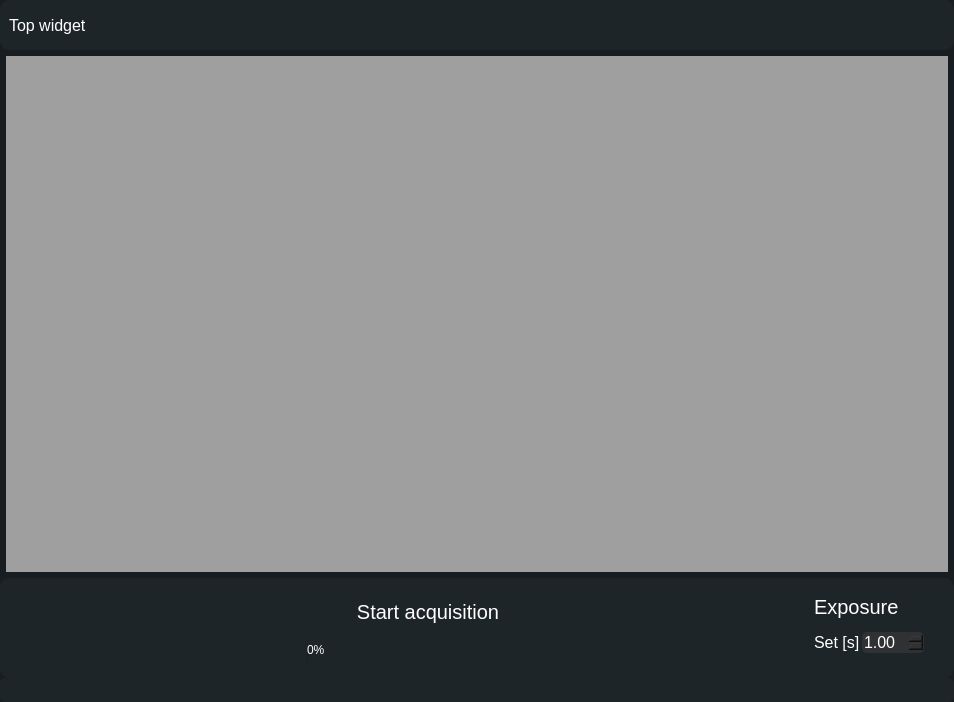
<?xml version="1.0" encoding="UTF-8"?>
<ui version="4.0">
 <class>MainWindow</class>
 <widget class="QMainWindow" name="MainWindow">
  <property name="geometry">
   <rect>
    <x>0</x>
    <y>0</y>
    <width>954</width>
    <height>702</height>
   </rect>
  </property>
  <property name="windowTitle">
   <string>MainWindow</string>
  </property>
  <property name="styleSheet">
   <string notr="true">#MainWindow{
	background-color:  #171D20;
	/*background-color:  #040f13;*/
}

QWidget{
	background: #1E2529;
	/*background-color:  #171D20;*/
	border: 0px;
	padding: 0px;
	color: #ffffff;
	border-radius: 5px;
}
/*
QPushButton{}
*{
	border-style: none;
	background-color: #1E2529;
	padding: 10px;
	background: #FF0000;
	border-radius: 5px;
   /*somehow this controls the color of text in the top and bottom widget. I have no idea how.*/
	/*color: #ffffff;
}*/

QPushButton{
	border-style: none;
	/* background-color: transparent; */
	background-color: #1E2529;
	padding: 10px;
	/* background: #1E2529;*/
	background: #1E2529;
	border-radius: 5px;
   /*somehow this controls the color of text in the top and bottom widget. I have no idea how.*/
	color: #ffffff;
}

QPushButton::hover{
	border-style: none;
	/* background-color: transparent; */
	background-color: #1E2529;
	padding: 10px;
	/* background: #1E2529;*/
	background: #2F3133;
	border-radius: 5px;
   /*somehow this controls the color of text in the top and bottom widget. I have no idea how.*/
	color: #ffffff;
}

QMdiSubWindow{							
	/*background-color: #2F3133;*/
	background-color: #1E2529;
	border-style: solid;
	/*border: 5px;*/
	/*border-top: -20px;*/
	/*margin-right: 10px;
	margin-left: 10px;
	margin-bottom: 10px;
	margin-top: 10px;*/
	/*padding-top: -20px;*/
  	/*padding-right: 3px;*/
  	/*padding-bottom: 3px;*/
  	/*padding-left: 3px;*/
}

QTabWidget {
	/* This determines the color behind the QWidget in the MDA tab. Mostly visible through rounded corners.*/
	background-color: #1E2529;
	background: #1E2529;
	/*border: 5px #FF0000;
	margin: 5px #FF0000;*/
}

QTabWidget::pane {
	/*background-color: #1E2529;
	background: #1E2529;
	border: 5px #1E2529;
	border: 5px #00ff00;
	margin: 5px;*/
}	

QTabBar {
	background-color: #1E2529;
	width: 100%; 
}

QTabBar::tab {
        /*background: #1E2529;*/
		background: #171D20;
        padding: 10px;
        /*border-top-radius: 10px;*/
		border-top-left-radius: 10px;
		border-top-right-radius: 10px;
		/*border: 5px #1E2529;*/
    }

QTabBar::tab:selected {
        /*background: #2F3133;*/
		background: #1E2529;
       	/*border-top-radius: 10px;*/
		border-top-left-radius: 10px;
		border-top-right-radius: 10px;
		border-bottom-left-radius: 0px;
		border-bottom-right-radius: 0px;
    }

QTableWidget{
	border: 0px solid;
	background-color: #2F3133;
	/*padding: 10px;*/
	/*background-color: #040f13;*/
	border-radius: 5px;
	color: #2F3133;				/* Text color */
}

/* Horizontal header in QTableWidget */
QHeaderView::section:horizontal {
	background-color: #2F3133;	/* Background color */
	color: white;               				/* Text color */
}
/* Vertical header in QTableWidget*/
QHeaderView::section:vertical {
	background-color: #2F3133;	/* Background color */
	color: white;               				/* Text color */
}

/* Corner button in QTableWidget */
QTableCornerButton::section {
    background-color: #2F3133;  /* Background color */
   /* border: 1px solid #dcdcdc;*/  /* Border */
}

QMdiArea{										
	/*qproperty-background: transparent;	*/
    /*qproperty-background: #171D20;*/
	qproperty-background: #1E2529;
	/*border-radius: 10px;*/
	/*	color: #171D20;	*/
	background-color:  #1E2529;
	/*background-color: #040f13;*/
	/*border-radius: 20px;*/
	/*border-radius: 5px;*/
}
QLineEdit{
	background-color: #2F3133;
}
QSpinBox{
	background-color: #2F3133;
}
QDoubleSpinBox{
	background-color: #2F3133;
}
QComboBox{
	background-color: #2F3133;
}

/*
#leftBarWidget{
	background-color: #171D20;
	border-radius: 10px;
}*/

#mainWidget{
    background-color: #171D20;
	/*background-color:  #221f1f;*/
	/*background-color: #040f13;*/
	border-radius: 20px;
	color: #ffffff;
	padding-left: 5px;
	margin-left: 5px;
}

#letfIconSet{
	background-color: #171D20;
	/*background-color: #071e26;*/
	border-radius: 10px;
}
#mainSection{
	background-color: #171D20;
	/*background-color: #071e26;*/
	border-radius: 10px;
}
#rightBar{
	background-color: #171D20;
	/*background-color: #071e26;*/
	border-radius: 10px;
}
#rightIconSet{
	background-color: #1E2529;
	/*background-color: #071e26;*/
	border-radius: 10px;
}
#topWidget{
	background-color: #1E2529;
	border-radius: 10px;
}
#bottomWidget{
	background-color: #1E2529;
	/*background-color: #071e26;*/
	border-radius: 10px;
}
#leftBarWidget{
	background-color: #1E2529;
	/*background-color: #071e26;*/
	border-radius: 10px;
}
#middleWidget{
	background-color: #1E2529;
	border-radius: 10px;
}
#leftWidget{
/* This widget is actually mimicking background for the two left side widgets that are loaded into it*/
	background-color: #171D20;
	border-radius: 10px;
}
#rightWidget{
	background-color: #1E2529;
	border-radius: 10px;
}
#centerWidget{
	background-color: #171D20;
	border-radius: 10px;
	margin: 5px;
}
/*
#tab{
	background: #FF0000;
}

#tabLayouy{
	background: #FF0000;
}

#tabContainer{
	background: #FF0000;
}
mainPlotSubWindow{
	background: #FF0000;
}*/</string>
  </property>
  <widget class="QWidget" name="mainWidget">
   <property name="styleSheet">
    <string notr="true"/>
   </property>
   <layout class="QVBoxLayout" name="verticalLayout">
    <property name="leftMargin">
     <number>0</number>
    </property>
    <property name="topMargin">
     <number>0</number>
    </property>
    <property name="rightMargin">
     <number>0</number>
    </property>
    <property name="bottomMargin">
     <number>0</number>
    </property>
    <item alignment="Qt::AlignTop">
     <widget class="QWidget" name="topWidget" native="true">
      <property name="minimumSize">
       <size>
        <width>0</width>
        <height>50</height>
       </size>
      </property>
      <property name="maximumSize">
       <size>
        <width>16777215</width>
        <height>50</height>
       </size>
      </property>
      <layout class="QHBoxLayout" name="horizontalLayout_3">
       <item>
        <widget class="QLabel" name="label_7">
         <property name="font">
          <font>
           <pointsize>12</pointsize>
          </font>
         </property>
         <property name="text">
          <string>Top widget</string>
         </property>
        </widget>
       </item>
      </layout>
     </widget>
    </item>
    <item>
     <widget class="QWidget" name="centerWidget" native="true">
      <property name="sizePolicy">
       <sizepolicy hsizetype="Preferred" vsizetype="Preferred">
        <horstretch>0</horstretch>
        <verstretch>0</verstretch>
       </sizepolicy>
      </property>
      <layout class="QHBoxLayout" name="horizontalLayout">
       <property name="leftMargin">
        <number>0</number>
       </property>
       <property name="topMargin">
        <number>0</number>
       </property>
       <property name="rightMargin">
        <number>0</number>
       </property>
       <property name="bottomMargin">
        <number>0</number>
       </property>
       <item>
        <widget class="QWidget" name="leftWidget" native="true">
         <property name="sizePolicy">
          <sizepolicy hsizetype="Maximum" vsizetype="Preferred">
           <horstretch>0</horstretch>
           <verstretch>0</verstretch>
          </sizepolicy>
         </property>
         <property name="maximumSize">
          <size>
           <width>16777215</width>
           <height>16777215</height>
          </size>
         </property>
        </widget>
       </item>
       <item>
        <widget class="QWidget" name="middleWidget" native="true">
         <property name="sizePolicy">
          <sizepolicy hsizetype="Expanding" vsizetype="Preferred">
           <horstretch>0</horstretch>
           <verstretch>0</verstretch>
          </sizepolicy>
         </property>
         <layout class="QVBoxLayout" name="verticalLayout_2">
          <property name="spacing">
           <number>0</number>
          </property>
          <property name="leftMargin">
           <number>0</number>
          </property>
          <property name="topMargin">
           <number>0</number>
          </property>
          <property name="rightMargin">
           <number>0</number>
          </property>
          <property name="bottomMargin">
           <number>0</number>
          </property>
          <item>
           <widget class="QFrame" name="middleWidgetMainFrame">
            <property name="frameShape">
             <enum>QFrame::StyledPanel</enum>
            </property>
            <property name="frameShadow">
             <enum>QFrame::Raised</enum>
            </property>
            <layout class="QVBoxLayout" name="verticalLayout_3">
             <property name="spacing">
              <number>0</number>
             </property>
             <property name="leftMargin">
              <number>0</number>
             </property>
             <property name="topMargin">
              <number>0</number>
             </property>
             <property name="rightMargin">
              <number>0</number>
             </property>
             <property name="bottomMargin">
              <number>0</number>
             </property>
             <item>
              <widget class="QMdiArea" name="mainCanvasMdi">
               <property name="sizePolicy">
                <sizepolicy hsizetype="Expanding" vsizetype="Expanding">
                 <horstretch>0</horstretch>
                 <verstretch>0</verstretch>
                </sizepolicy>
               </property>
               <property name="styleSheet">
                <string notr="true"/>
               </property>
               <widget class="QWidget" name="subwindow">
                <property name="windowTitle">
                 <string>Undervindue</string>
                </property>
               </widget>
              </widget>
             </item>
            </layout>
           </widget>
          </item>
         </layout>
        </widget>
       </item>
       <item>
        <widget class="QWidget" name="rightWidget" native="true"/>
       </item>
      </layout>
     </widget>
    </item>
    <item alignment="Qt::AlignBottom">
     <widget class="QWidget" name="bottomWidget" native="true">
      <property name="minimumSize">
       <size>
        <width>0</width>
        <height>100</height>
       </size>
      </property>
      <property name="maximumSize">
       <size>
        <width>16777215</width>
        <height>50</height>
       </size>
      </property>
      <layout class="QHBoxLayout" name="horizontalLayout_2">
       <property name="spacing">
        <number>2</number>
       </property>
       <property name="leftMargin">
        <number>10</number>
       </property>
       <property name="topMargin">
        <number>5</number>
       </property>
       <property name="rightMargin">
        <number>10</number>
       </property>
       <property name="bottomMargin">
        <number>5</number>
       </property>
       <item>
        <widget class="QPushButton" name="tileMdiAreaBtn">
         <property name="text">
          <string/>
         </property>
         <property name="icon">
          <iconset resource="icons.qrc">
           <normaloff>:/icons/feather/grid.svg</normaloff>:/icons/feather/grid.svg</iconset>
         </property>
         <property name="iconSize">
          <size>
           <width>40</width>
           <height>40</height>
          </size>
         </property>
        </widget>
       </item>
       <item>
        <spacer name="horizontalSpacer_4">
         <property name="orientation">
          <enum>Qt::Horizontal</enum>
         </property>
         <property name="sizeHint" stdset="0">
          <size>
           <width>40</width>
           <height>20</height>
          </size>
         </property>
        </spacer>
       </item>
       <item>
        <layout class="QGridLayout" name="gridLayout">
         <item row="0" column="0">
          <widget class="QPushButton" name="startBtn">
           <property name="font">
            <font>
             <pointsize>15</pointsize>
            </font>
           </property>
           <property name="styleSheet">
            <string notr="true"/>
           </property>
           <property name="text">
            <string>Start acquisition</string>
           </property>
          </widget>
         </item>
         <item row="1" column="0">
          <widget class="QProgressBar" name="acquisitionProgressBar">
           <property name="value">
            <number>0</number>
           </property>
          </widget>
         </item>
        </layout>
       </item>
       <item>
        <spacer name="horizontalSpacer_5">
         <property name="orientation">
          <enum>Qt::Horizontal</enum>
         </property>
         <property name="sizeHint" stdset="0">
          <size>
           <width>40</width>
           <height>20</height>
          </size>
         </property>
        </spacer>
       </item>
       <item>
        <layout class="QVBoxLayout" name="exposureBox">
         <property name="leftMargin">
          <number>20</number>
         </property>
         <property name="rightMargin">
          <number>20</number>
         </property>
         <property name="bottomMargin">
          <number>20</number>
         </property>
         <item>
          <widget class="QLabel" name="label_2">
           <property name="font">
            <font>
             <pointsize>15</pointsize>
            </font>
           </property>
           <property name="text">
            <string>Exposure </string>
           </property>
          </widget>
         </item>
         <item>
          <layout class="QGridLayout" name="exposureGrid">
           <item row="0" column="1">
            <widget class="QDoubleSpinBox" name="exposureValue">
             <property name="font">
              <font>
               <pointsize>12</pointsize>
              </font>
             </property>
             <property name="locale">
              <locale language="English" country="UnitedStates"/>
             </property>
             <property name="minimum">
              <double>0.010000000000000</double>
             </property>
             <property name="maximum">
              <double>99.000000000000000</double>
             </property>
             <property name="singleStep">
              <double>0.010000000000000</double>
             </property>
             <property name="value">
              <double>1.000000000000000</double>
             </property>
            </widget>
           </item>
           <item row="0" column="0">
            <widget class="QLabel" name="exposureLabel">
             <property name="font">
              <font>
               <pointsize>12</pointsize>
              </font>
             </property>
             <property name="text">
              <string>Set [s]</string>
             </property>
            </widget>
           </item>
          </layout>
         </item>
        </layout>
       </item>
      </layout>
     </widget>
    </item>
   </layout>
  </widget>
  <widget class="QStatusBar" name="statusbar">
   <property name="font">
    <font>
     <pointsize>12</pointsize>
    </font>
   </property>
  </widget>
 </widget>
 <resources>
  <include location="icons.qrc"/>
 </resources>
 <connections/>
</ui>
